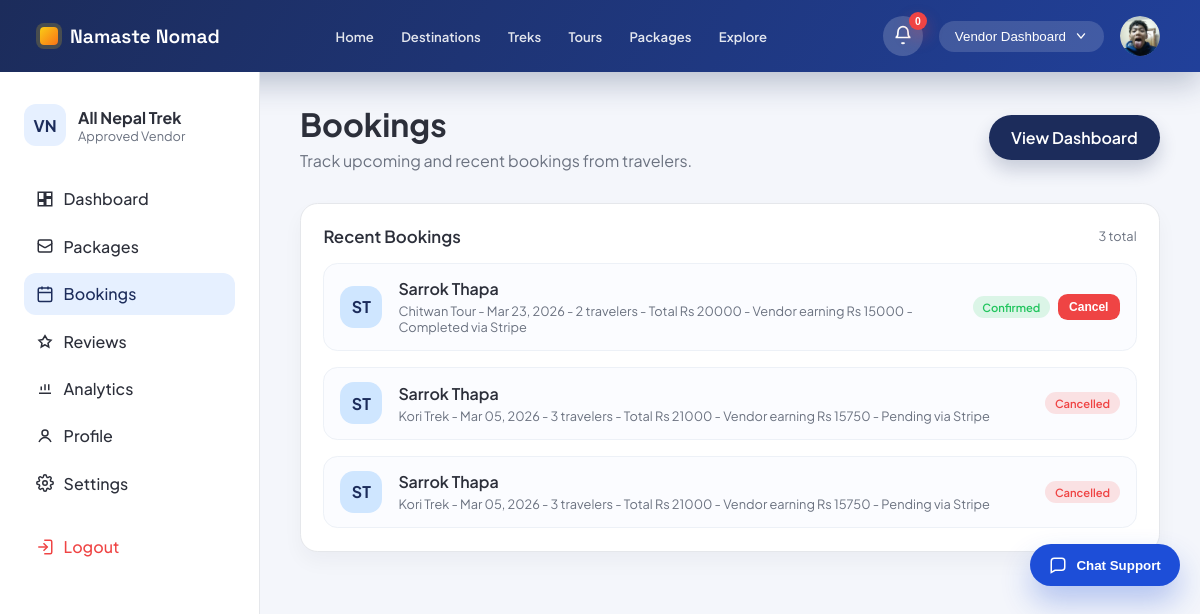
/accounts/vendor/bookings/ (signed in), run on an earlier commit of the app's database.
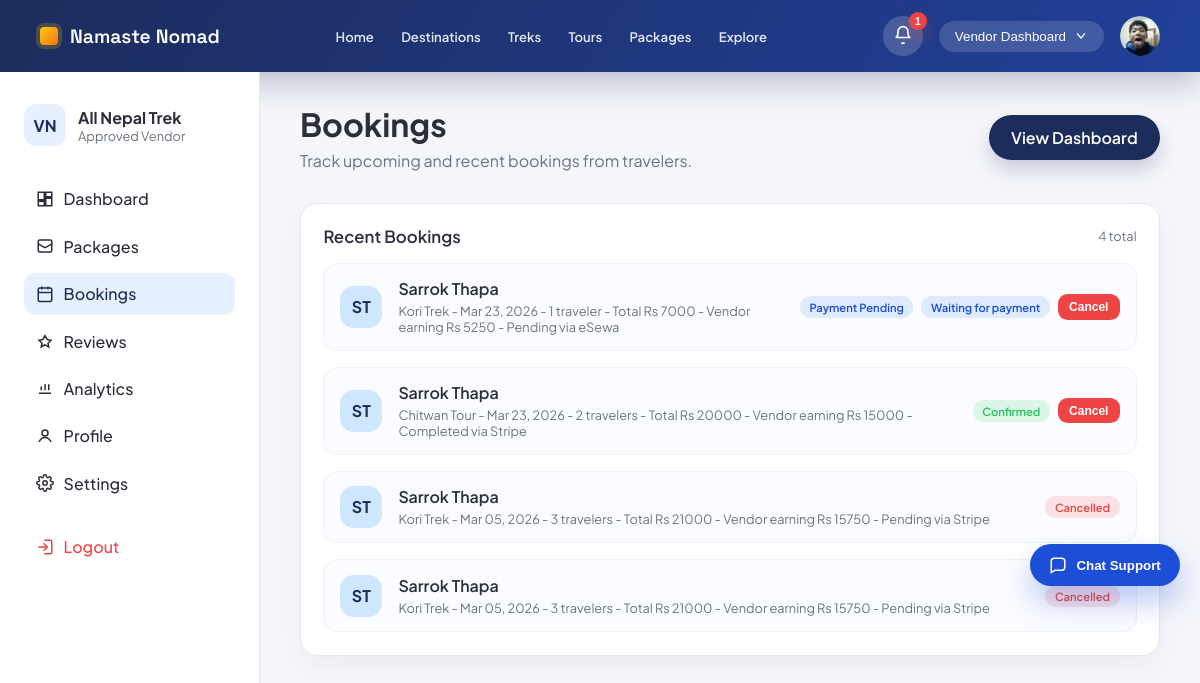
And on a later commit of the database.
### core/models.py (models this page shows, shortened)
class Booking(models.Model):
    COMMISSION_VENDOR_RATE = Decimal('0.75')
    COMMISSION_PLATFORM_RATE = Decimal('0.25')
    STATUS_PAYMENT_PENDING = 'payment_pending'
    STATUS_PENDING = 'pending'
    STATUS_CONFIRMED = 'confirmed'
    STATUS_CANCELLED = 'cancelled'
    STATUS_CHOICES = [
        (STATUS_PAYMENT_PENDING, 'Payment Pending'),
        (STATUS_PENDING, 'Pending'),
        (STATUS_CONFIRMED, 'Confirmed'),
        (STATUS_CANCELLED, 'Cancelled'),
    ]
    PAYMENT_METHOD_STRIPE = 'stripe'
    PAYMENT_METHOD_ESEWA = 'esewa'
    PAYMENT_METHOD_KHALTI = 'khalti'
    PAYMENT_METHOD_CHOICES = [
        (PAYMENT_METHOD_STRIPE, 'Stripe'),
        (PAYMENT_METHOD_ESEWA, 'eSewa'),
        (PAYMENT_METHOD_KHALTI, 'Khalti'),
    ]
    PAYMENT_STATUS_PENDING = 'pending'
    PAYMENT_STATUS_COMPLETED = 'completed'
    PAYMENT_STATUS_FAILED = 'failed'
    PAYMENT_STATUS_PAID = PAYMENT_STATUS_COMPLETED
    PAYMENT_STATUS_CANCELLED = PAYMENT_STATUS_FAILED
    PAYMENT_STATUS_EXPIRED = PAYMENT_STATUS_FAILED
    PAYMENT_STATUS_CHOICES = [
        (PAYMENT_STATUS_PENDING, 'Pending'),
        (PAYMENT_STATUS_COMPLETED, 'Completed'),
        (PAYMENT_STATUS_FAILED, 'Failed'),
    ]
    SOURCE_CHOICES = [
        ('direct', 'Direct'),
        ('partner', 'Partner'),
        ('social', 'Social'),
        ('marketplace', 'Marketplace'),
    ]
    package = models.ForeignKey(Package, on_delete=models.CASCADE, related_name='bookings')
    traveler = models.ForeignKey(
        settings.AUTH_USER_MODEL,
        on_delete=models.SET_NULL,
        related_name='traveler_bookings',
        null=True,
        blank=True,
    )
    vendor = models.ForeignKey(
        settings.AUTH_USER_MODEL,
        on_delete=models.SET_NULL,
        related_name='vendor_bookings',
        null=True,
        blank=True,
    )
    number_of_people = models.PositiveIntegerField(default=1)
    travel_date = models.DateField(default=date.today)
    special_notes = models.TextField(blank=True)
    start_date = models.DateField(null=True, blank=True)
    end_date = models.DateField(null=True, blank=True)
    status = models.CharField(max_length=20, choices=STATUS_CHOICES, default=STATUS_PAYMENT_PENDING)
    payment_method = models.CharField(
        max_length=20,
        choices=PAYMENT_METHOD_CHOICES,
        default=PAYMENT_METHOD_STRIPE,
    )
    payment_status = models.CharField(
        max_length=20,
        choices=PAYMENT_STATUS_CHOICES,
        default=PAYMENT_STATUS_PENDING,
    )
    payment_reference = models.CharField(max_length=255, blank=True)
    stripe_checkout_session_id = models.CharField(max_length=255, blank=True)
    esewa_transaction_id = models.CharField(max_length=255, blank=True)
    paid_amount = models.DecimalField(
        max_digits=10,
        decimal_places=2,
        validators=[MinValueValidator(0)],
        null=True,
        blank=True,
    )
    paid_at = models.DateTimeField(null=True, blank=True)
    payment_expires_at = models.DateTimeField(null=True, blank=True)
    source = models.CharField(max_length=20, choices=SOURCE_CHOICES, default='direct')
    total_price = models.DecimalField(
        max_digits=10,
        decimal_places=2,
        validators=[MinValueValidator(0)],
    )
    vendor_amount = models.DecimalField(
        max_digits=10,
        decimal_places=2,
        validators=[MinValueValidator(0)],
        default=Decimal('0.00'),
    )
    platform_fee = models.DecimalField(
        max_digits=10,
        decimal_places=2,
        validators=[MinValueValidator(0)],
        default=Decimal('0.00'),
    )
    created_at = models.DateTimeField(auto_now_add=True)

class Package(models.Model):
    DIFFICULTY_CHOICES = (
        ('easy', 'Easy'),
        ('moderate', 'Moderate'),
        ('challenging', 'Challenging'),
        ('expedition', 'Expedition'),
    )
    CATEGORY_TREK = 'TREK'
    CATEGORY_TOUR = 'TOUR'
    CATEGORY_CHOICES = (
        (CATEGORY_TREK, 'Trek'),
        (CATEGORY_TOUR, 'Tour'),
    )
    vendor = models.ForeignKey(
        settings.AUTH_USER_MODEL,
        on_delete=models.CASCADE,
        related_name='vendor_packages',
    )
    title = models.CharField(max_length=200)
    category = models.CharField(max_length=10, choices=CATEGORY_CHOICES, default=CATEGORY_TREK)
    location = models.CharField(max_length=120, blank=True)
    location_name = models.CharField(max_length=255, blank=True)
    latitude = models.FloatField(blank=True, null=True)
    longitude = models.FloatField(blank=True, null=True)
    description = models.TextField(blank=True)
    itinerary = models.TextField(blank=True)
    inclusions = models.TextField(blank=True)
    exclusions = models.TextField(blank=True)
    duration_days = models.PositiveSmallIntegerField(blank=True, null=True)
    difficulty = models.CharField(max_length=20, choices=DIFFICULTY_CHOICES, blank=True)
    group_size = models.PositiveSmallIntegerField(blank=True, null=True)
    available_slots = models.PositiveIntegerField(default=10)
    available_from = models.DateField(blank=True, null=True)
    available_until = models.DateField(blank=True, null=True)
    best_season = models.CharField(max_length=100, blank=True)
    image_url = models.URLField(blank=True)
    has_guide = models.BooleanField(default=False)
    includes_meals = models.BooleanField(default=False)
    includes_accommodation = models.BooleanField(default=False)
    includes_transport = models.BooleanField(default=False)
    includes_permits = models.BooleanField(default=False)
    price = models.DecimalField(
        max_digits=10,
        decimal_places=2,
        validators=[MinValueValidator(0)],
    )
    is_active = models.BooleanField(default=True)
    is_featured = models.BooleanField(default=False)
    views_count = models.PositiveIntegerField(default=0)
    created_at = models.DateTimeField(auto_now_add=True)

### accounts/models.py (models this page shows, shortened)
class User(AbstractUser):
    USER_TYPE_CHOICES = (
        ('vendor', 'Vendor'),
        ('traveler', 'Traveler'),
        ('admin', 'Admin'),
    )
    user_type = models.CharField(max_length=10, choices=USER_TYPE_CHOICES)
    phone = models.CharField(max_length=20, blank=True, null=True)
    is_verified = models.BooleanField(default=False)

### accounts/views.py (the view)
# urls.py: path('vendor/bookings/', views.vendor_bookings, name='vendor_bookings'),
@never_cache
@login_required(login_url='vendor_login')
def vendor_bookings(request):
    if not _ensure_vendor(request):
        return redirect('vendor_login')
    vendor_profile = _get_vendor_profile(request.user)
    bookings = Booking.objects.filter(package__vendor=request.user).select_related(
        'package',
        'traveler',
    ).order_by('-created_at')
    return render(request, 'accounts/vendor_bookings.html', {
        'vendor_profile': vendor_profile,
        'active_page': 'bookings',
        'bookings': bookings,
    })

### accounts/context_processors.py (called while the page is built)
def _safe_related(instance, relation_name):
    try:
        return getattr(instance, relation_name)
    except ObjectDoesNotExist:
        return None

def _display_name(user):
    full_name = user.get_full_name().strip()
    return full_name or user.username or user.email or 'Account'

def _avatar_url(user, user_type):
    if user_type == 'traveler':
        profile = _safe_related(user, 'traveler_profile')
        if profile and profile.avatar:
            return profile.avatar.url
    elif user_type == 'vendor':
        profile = _safe_related(user, 'vendor_profile')
        if profile and profile.logo:
            return profile.logo.url
    elif user_type == 'admin':
        profile = _safe_related(user, 'admin_profile')
        if profile and profile.avatar:
            return profile.avatar.url
    return ''

def _dashboard_url(user_type):
    if user_type == 'traveler':
        return reverse('traveler_home')
    if user_type == 'vendor':
        return reverse('vendor_dashboard')
    if user_type == 'admin':
        return reverse('admin_dashboard')
    return reverse('home')

### accounts/templates/accounts/vendor_bookings.html (shortened to what this page needs)
{% extends "accounts/vendor_base.html" %}
{% block content %}
<section class="page-header">
    <div>
        <h1>Bookings</h1>
        <p>Track upcoming and recent bookings from travelers.</p>
    </div>
    <a class="primary-action" href="{% url 'vendor_dashboard' %}">
        View Dashboard
    </a>
</section>
<section class="card list-card">
    <div class="card-header">
        <h3>Recent Bookings</h3>
        <span class="card-meta">{{ bookings|length }} total</span>
    </div>
    <div class="booking-list">
        {% if bookings %}
            {% for booking in bookings %}
                <div class="booking-item">
                    <div class="booking-avatar">
                        {{ booking.traveler.first_name|default:"T"|slice:":1" }}{{ booking.traveler.last_name|default:""|slice:":1" }}
                    </div>
                    <div class="booking-info">
                        <div class="booking-name">
                            {{ booking.traveler.get_full_name|default:"Traveler" }}
                        </div>
                        <div class="booking-meta">
                            {{ booking.package.title }} -
                            {{ booking.travel_date|date:"M d, Y" }} -
                            {{ booking.number_of_people }} traveler{{ booking.number_of_people|pluralize }} -
                            Total Rs {{ booking.total_price|floatformat:0 }} -
                            Vendor earning Rs {{ booking.vendor_amount|floatformat:0 }} -
                            {{ booking.get_payment_status_display }} via {{ booking.get_payment_method_display }}
                        </div>
                    </div>
                    <div class="booking-actions">
                        <span class="status {{ booking.status }}">{{ booking.get_status_display }}</span>
                        {% if booking.status != 'confirmed' and booking.payment_status == 'completed' %}
                            <form method="POST" action="{% url 'vendor_booking_status_update' booking.id %}">
                                {% csrf_token %}
                                <input type="hidden" name="next" value="{{ request.path }}">
                                <button type="submit" name="status" value="confirmed" class="btn small success">Confirm</button>
                            </form>
                        {% elif booking.status != 'cancelled' and booking.payment_status != 'completed' %}
                            <span class="status payment-pending">Waiting for payment</span>
                        {% endif %}
                        {% if booking.status != 'cancelled' %}
                            <form method="POST" action="{% url 'vendor_booking_status_update' booking.id %}">
                                <button type="submit" name="status" value="cancelled" class="btn small danger">Cancel</button>
                            </form>
                        {% endif %}
                    </div>
                </div>
            {% endfor %}
        {% else %}
            <div class="empty-state">No bookings yet.</div>
        {% endif %}
    </div>
</section>
{% endblock %}

What changed in the data, as far as the page shows it:
added Booking: traveler.first_name "S", traveler.last_name "T", traveler.get_full_name "Sarrok Thapa", package "Kori Trek", travel_date "Mar 23, 2026", number_of_people "1", total_price "7000", vendor_amount "5250", payment_status "Pending", payment_method "eSewa", status "Payment Pending", shows "Waiting for payment"
Also different on the page:
{{ notifications_unread_count|default:0 }}: "0" → "1"
{{ bookings|length }}: "3" → "4"
